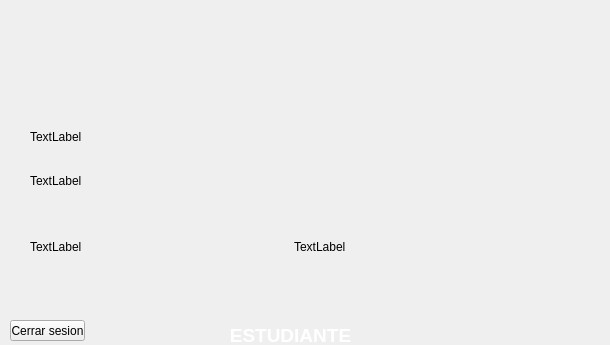
<?xml version="1.0" encoding="UTF-8"?>
<ui version="4.0">
 <class>MainWindow</class>
 <widget class="QMainWindow" name="MainWindow">
  <property name="geometry">
   <rect>
    <x>0</x>
    <y>0</y>
    <width>610</width>
    <height>345</height>
   </rect>
  </property>
  <property name="windowTitle">
   <string>VentanaIdentificacion</string>
  </property>
  <widget class="QWidget" name="centralwidget">
   <widget class="QPushButton" name="b_atras">
    <property name="geometry">
     <rect>
      <x>10</x>
      <y>320</y>
      <width>75</width>
      <height>21</height>
     </rect>
    </property>
    <property name="text">
     <string>Cerrar sesion</string>
    </property>
   </widget>
   <widget class="QLabel" name="labelimg">
    <property name="geometry">
     <rect>
      <x>0</x>
      <y>-70</y>
      <width>681</width>
      <height>481</height>
     </rect>
    </property>
    <property name="text">
     <string/>
    </property>
    <property name="pixmap">
     <pixmap>uscTF.png</pixmap>
    </property>
    <property name="scaledContents">
     <bool>false</bool>
    </property>
   </widget>
   <widget class="QLabel" name="labelfoto">
    <property name="geometry">
     <rect>
      <x>480</x>
      <y>20</y>
      <width>111</width>
      <height>151</height>
     </rect>
    </property>
    <property name="text">
     <string/>
    </property>
    <property name="scaledContents">
     <bool>true</bool>
    </property>
   </widget>
   <widget class="QLabel" name="label">
    <property name="geometry">
     <rect>
      <x>100</x>
      <y>320</y>
      <width>381</width>
      <height>31</height>
     </rect>
    </property>
    <property name="text">
     <string>&lt;html&gt;&lt;head/&gt;&lt;body&gt;&lt;p align=&quot;center&quot;&gt;&lt;span style=&quot; font-size:14pt; font-weight:600; color:#ffffff;&quot;&gt;ESTUDIANTE&lt;/span&gt;&lt;/p&gt;&lt;/body&gt;&lt;/html&gt;</string>
    </property>
   </widget>
   <widget class="QWidget" name="layoutWidget">
    <property name="geometry">
     <rect>
      <x>30</x>
      <y>117</y>
      <width>521</width>
      <height>171</height>
     </rect>
    </property>
    <layout class="QVBoxLayout" name="verticalLayout_2">
     <item>
      <layout class="QVBoxLayout" name="verticalLayout">
       <item>
        <widget class="QLabel" name="label_1">
         <property name="text">
          <string>TextLabel</string>
         </property>
        </widget>
       </item>
       <item>
        <widget class="QLabel" name="label_2">
         <property name="text">
          <string>TextLabel</string>
         </property>
        </widget>
       </item>
      </layout>
     </item>
     <item>
      <layout class="QHBoxLayout" name="horizontalLayout">
       <item>
        <widget class="QLabel" name="label_4">
         <property name="text">
          <string>TextLabel</string>
         </property>
        </widget>
       </item>
       <item>
        <widget class="QLabel" name="label_3">
         <property name="text">
          <string>TextLabel</string>
         </property>
        </widget>
       </item>
      </layout>
     </item>
    </layout>
   </widget>
   <zorder>labelimg</zorder>
   <zorder>b_atras</zorder>
   <zorder>layoutWidget</zorder>
   <zorder>labelfoto</zorder>
   <zorder>label</zorder>
  </widget>
 </widget>
 <resources>
  <include location="imgfondo.qrc"/>
 </resources>
 <connections/>
</ui>
